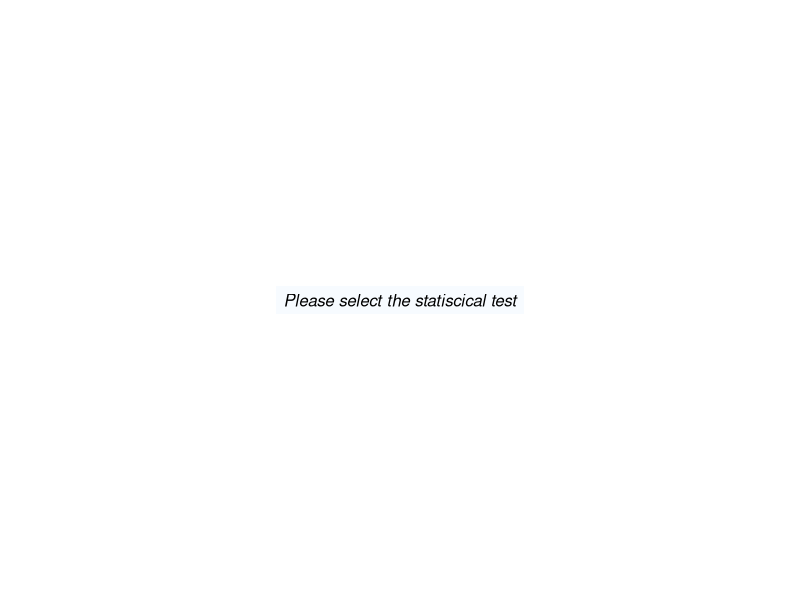

R code for this plot: (Note: this script raises an error after producing the figure.)
###############Library Declarations###############

libraryRequireInstall = function(packageName, ...) {
    if (!require(packageName, character.only = TRUE))
        warning(paste("*** The package: '", packageName, "' was not installed ***", sep = ""))
    }

libraryRequireInstall("gridExtra")
libraryRequireInstall("grid")
libraryRequireInstall("MASS")
libraryRequireInstall("ggplot2")
libraryRequireInstall("gridBase")
libraryRequireInstall("gridExtra")



t_dataset <- as.data.frame(iris[, 1:3])
chi_dataset <- as.data.frame(survey[, c("Smoke", "Exer")])

if (!exists("dataset") && exists("Values"))
    dataset = Values


tl.col = "red"
if (exists("settings_labels_params_tl_col"))
    tl.col = settings_labels_params_tl_col

textSize = 1
if (exists("settings_labels_params_textSize"))
    textSize = settings_labels_params_textSize


method = NULL
if (exists("settings_statistics_test"))
    method = settings_statistics_test


#Outcome: 

if (is.null(method)) {
    outcome <- "Please select the statiscical test" #"Please select at least 2 variables"
    Warning_msg <- ""
} else if (method == "t_test") {
    if (!exists("dataset") | dim(dataset)[2] < 2) {
        outcome = "Please select 2 variables"
    } else {
        summary_t_test <- summary(dataset[, 1:2])
        stat_test <- t.test(dataset[, 1:2])
        options(digits = 2)
        T <- data.frame(format(round(stat_test$statistic, 2), nsmall = 2), row.names = NULL)
        P <- data.frame(format(round(stat_test$p.value, 5), nsmall = 5), row.names = NULL)
        Comment <- ifelse(stat_test$p.value >= 0.05, "The averages of the 2 variables are significantly similar", "The averages of the 2 variables are significantly different")
        outcome <- data.frame(cbind(T, P, Comment))
        rownames(outcome) <- " "
        colnames(outcome) <- c("t-test value", "p-value", "Comment")
        Warning_msg <- if (dim(dataset)[2] > 2) {
            paste("Only the following 2 variables were used: ", colnames(dataset[1]), "and", colnames(dataset[2]), sep = " ")
        } else { "" }
        }

} else if (method == chi_square) {
    if (!exists("dataset") | dim(dataset)[2] < 2) {
        outcome = "Please select 2 variables"
    } else {
        chi_table <- table(factor(datasets[, 1]), factor(datasets[, 2]))
        chi_test <- chisq.test(chi_table)
        options(digits = 2)
        chi_score <- chi_test$statistic
        chi_pv <- chi_test$p.value
        Comment <- ""
        outcome <- data.frame(cbind(chi_score, chi_pv, Comment))
        colnames(outcome) <- c("Chi-Square value", "p-value", "Comment")
        Warning_msg <- if (dim(dataset)[2] > 2) {
            paste("Only the following 2 variables were used: ", colnames(dataset[1]), "and", colnames(dataset[2]), sep = " ")
        } else { "" }
        }
}


#Plots themes
theme_def <- ttheme_default()
theme_min <- ttheme_minimal()
theme_blue <- ttheme_minimal(
  core = list(bg_params = list(fill = blues9[1:4], col = NA),
            fg_params = list(fontface = 3)),
  colhead = list(fg_params = list(col = "navyblue", fontface = 4L)),
  rowhead = list(fg_params = list(col = "orange", fontface = 3L)))

n_rows <- if (Warning_msg == "") { 2 } else { 3 }



#Plots

if (is.null(method)) {
    n_rows <- 1
    grid.arrange(
  tableGrob(outcome, theme = theme_blue),
  nrow = n_rows)
} else if (method == "t_test") {
    grid.arrange(
    tableGrob(summary_t_test, theme = theme_blue,cols = colnames(dataset[,1:2])),
    tableGrob(outcome, theme = theme_def),
    tableGrob(Warning_msg, theme = theme_min),
  nrow = n_rows)
} else { NULL }




grid.arrange(
  tableGrob(outcome, theme = theme_blue),
  tableGrob(outcome_chi, theme = theme_def),
  nrow = n_rows)























par(mfrow = c(3, 1))
plot.new()
vps <- baseViewports()
pushViewport(vps$figure)
vp1 <- plotViewport()
grid.table(tbl)
popViewport()

plot.new()
vps <- baseViewports()
pushViewport(vps$figure)
vp1 <- plotViewport()
grid.table(outcome_chi)
popViewport()

plot.new()
vps <- baseViewports()
pushViewport(vps$figure)
vp1 <- plotViewport()
grid.table(outcome_chi)
popViewport()


## Formatting reference 
tt1 <- ttheme_default()
tt2 <- ttheme_minimal()
tt3 <- ttheme_minimal(
  core = list(bg_params = list(fill = blues9[1:4], col = NA),
            fg_params = list(fontface = 3)),
  colhead = list(fg_params = list(col = "navyblue", fontface = 4L)),
  rowhead = list(fg_params = list(col = "orange", fontface = 3L)))

grid.arrange(
  tableGrob(iris[1:4, 1:2], theme = tt1),
  tableGrob(iris[1:4, 1:2], theme = tt2),
  tableGrob(iris[1:4, 1:2], theme = tt3),
  nrow = 1)

















#######################################################

DDT <- as.data.frame(survey[, c("Smoke", "Exer")])

tbl = table(factor(survey$Smoke), factor(survey$Exer))
a <- chisq.test(tbl)

chi <- a$statistic
pv <- a$p.value
outcome_chi <- data.frame(cbind(chi, pv))
rownames(outcome_chi) <- " "
colnames(outcome_chi) <- c("chi-test value", "p-value")

par(mfrow = c(2, 1))
grid.table(tbl)
grid.table(outcome_chi)

p1 <- tableGrob(tbl)
p2 <- tableGrob(outcome_chi)
par(mfrow = c(2, 1))
layout(matrix(c(1, 1), 2, 1, byrow = TRUE))
grid.arrange(p1)
grid.arrange(p2)

stat_test <- t.test(dataset)
options(digits = 2)
T <- data.frame(format(round(stat_test$statistic, 2), nsmall = 2), row.names = NULL)

P <- data.frame(format(round(stat_test$p.value, 5), nsmall = 5), row.names = NULL)
Comment <- ifelse(stat_test$p.value >= 0.05, "The variables are not significantly different", "The variables are significantly different")
outcome <- data.frame(cbind(T, P, Comment))
rownames(outcome) <- " "
colnames(outcome) <- c("t-test value", "p-value", "Comment")
grid.table(b)


tt2 <- ttheme_minimal()
tt3 <- ttheme_minimal(
  core = list(bg_params = list(fill = blues9[1:4], col = NA),
            fg_params = list(fontface = 3)),
  colhead = list(fg_params = list(col = "navyblue", fontface = 4L)),
  rowhead = list(fg_params = list(col = "orange", fontface = 3L)))

grid.arrange(
  tableGrob(tbl, theme = tt3),
  tableGrob(outcome_chi, theme = tt2),
  nrow = 2)





par(mfrow = c(2, 1))
plot.new()
vps <- baseViewports()
pushViewport(vps$figure)
vp1 <- plotViewport()
grid.table(tbl)
popViewport()

plot.new()
vps <- baseViewports()
pushViewport(vps$figure)
vp1 <- plotViewport()
grid.table(outcome_chi)
popViewport()




aaa <- iris[1:3]
colnames(aaa[3])


if (dim(aaa)[2] > 2) { paste("Only the following 2 variables were used: ", colnames(aaa[1]), colnames(aaa[2]), sep = " ") } else { NULL }










